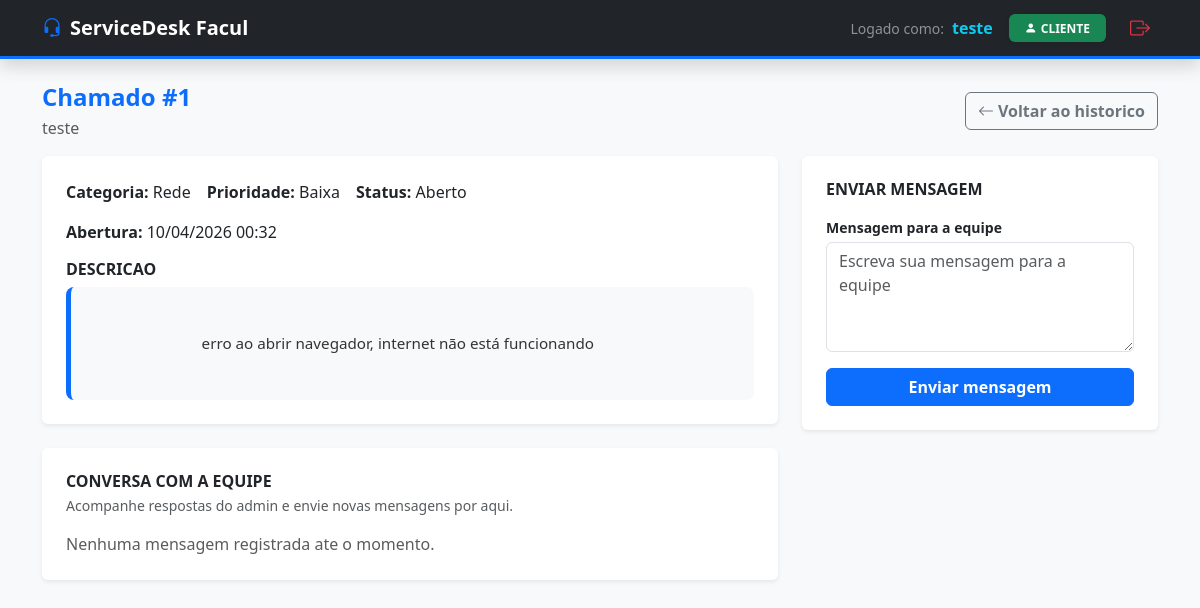
Before: /meus-chamados/1/ (signed in) with the older database file.
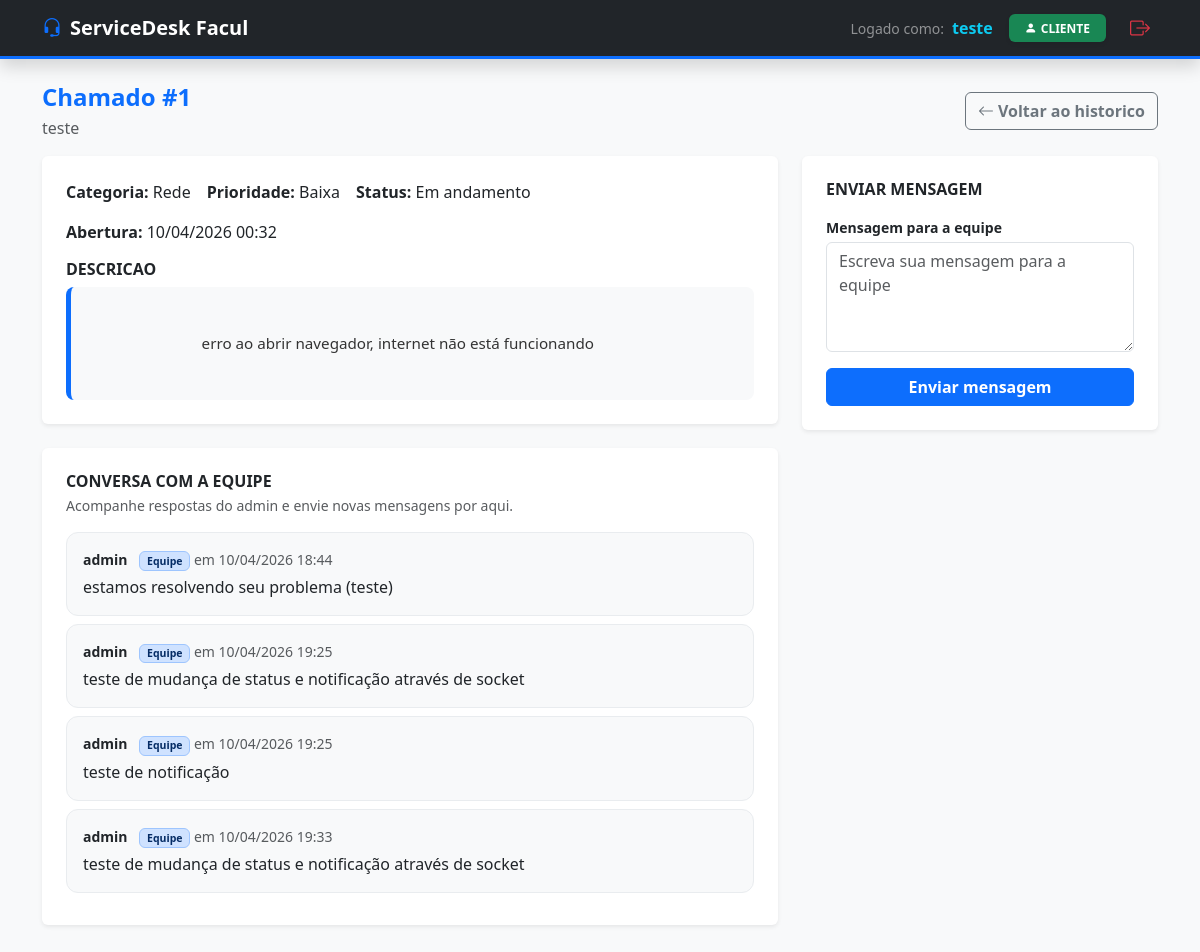
After: the same page with the newer database file.
### chamados/models.py (models this page shows, shortened)
class Chamado(models.Model):
    STATUS_CHOICES = [
        ("aberto", "Aberto"),
        ("andamento", "Em andamento"),
        ("concluido", "Concluido"),
    ]
    PRIORIDADE_CHOICES = [
        ("baixa", "Baixa"),
        ("media", "Media"),
        ("alta", "Alta"),
    ]
    CATEGORIA_CHOICES = [
        ("hardware", "Hardware"),
        ("software", "Software"),
        ("rede", "Rede"),
        ("acesso", "Acesso"),
        ("outros", "Outros"),
    ]
    titulo = models.CharField(max_length=100)
    descricao = models.TextField()
    categoria = models.CharField(
        max_length=20, choices=CATEGORIA_CHOICES, default="outros"
    )
    usuario = models.ForeignKey(User, on_delete=models.CASCADE)
    status = models.CharField(max_length=20, choices=STATUS_CHOICES, default="aberto")
    prioridade = models.CharField(max_length=20, choices=PRIORIDADE_CHOICES)
    data_criacao = models.DateTimeField(auto_now_add=True)
    class Meta:
        ordering = ["-data_criacao"]

class Comentario(models.Model):
    chamado = models.ForeignKey(
        Chamado, on_delete=models.CASCADE, related_name="comentarios"
    )
    usuario = models.ForeignKey(User, on_delete=models.CASCADE)
    texto = models.TextField()
    data = models.DateTimeField(auto_now_add=True)

### chamados/views.py (the view)
@login_required
def detalhe_chamado_cliente(request, chamado_id):
    if request.user.is_staff or request.user.is_superuser:
        messages.info(request, "Esta tela de conversa e destinada ao perfil cliente.")
        return redirect("detalhe_chamado_admin", chamado_id=chamado_id)
    chamado = get_object_or_404(
        Chamado.objects.select_related("usuario").prefetch_related("comentarios__usuario"),
        id=chamado_id,
        usuario=request.user,
    )
    form_mensagem = MensagemChamadoForm()
    return render(
        request,
        "chamados/detalhe_cliente/index.html",
        {"chamado": chamado, "form_mensagem": form_mensagem},
    )

### chamados/forms.py
class MensagemChamadoForm(forms.Form):
    mensagem = forms.CharField(
        label="Mensagem",
        required=True,
        widget=forms.Textarea(
            attrs={
                "rows": 4,
                "class": "form-control",
                "placeholder": "Escreva sua mensagem para a equipe",
            }
        ),
    )

### chamados/templates/chamados/detalhe_cliente/index.html (shortened to what the changed rows need)
{% load static %}
<!DOCTYPE html>
<html lang="pt-br">
<head>
    <link href="https://cdn.jsdelivr.net/npm/bootstrap@5.3.0/dist/css/bootstrap.min.css" rel="stylesheet">
    <link rel="stylesheet" href="https://cdn.jsdelivr.net/npm/bootstrap-icons@1.11.1/font/bootstrap-icons.css">
</head>
<body class="bg-light">
    <main class="container pb-5">
        <div class="d-flex justify-content-between align-items-center mb-3">
            <div>
                <h4 class="mb-1 fw-bold text-primary">Chamado #{{ chamado.id }}</h4>
                <p class="mb-0 text-muted">{{ chamado.titulo }}</p>
            </div>
        </div>
        <div class="row g-4">
            <div class="col-12 col-lg-8">
                <div class="card border-0 shadow-sm">
                    <div class="card-body p-4">
                        <div class="d-flex flex-wrap gap-3 mb-3">
                            <p class="mb-0"><strong>Categoria:</strong> {{ chamado.get_categoria_display }}</p>
                            <p class="mb-0"><strong>Prioridade:</strong> {{ chamado.get_prioridade_display }}</p>
                            <p class="mb-0"><strong>Status:</strong> {{ chamado.get_status_display }}</p>
                        </div>
                        <p class="mb-3"><strong>Abertura:</strong> {{ chamado.data_criacao|date:"d/m/Y H:i" }}</p>
                        <h6 class="fw-bold text-dark text-uppercase mb-2">Descricao</h6>
                        <div class="caixa-descricao">
                            {{ chamado.descricao|linebreaksbr }}
                        </div>
                    </div>
                </div>
                <div class="card border-0 shadow-sm mt-4">
                    <div class="card-body p-4">
                        <div class="d-flex justify-content-between align-items-center gap-3 mb-3">
                            <div>
                            </div>
                        </div>
                        {% for comentario in chamado.comentarios.all %}
                            <article class="mensagem-card p-3 mb-2">
                                <p class="mb-1 small">
                                    <strong>{{ comentario.usuario.username }}</strong>
                                    {% if comentario.usuario_id == chamado.usuario_id %}
                                        <span class="badge bg-success-subtle text-success-emphasis border border-success-subtle ms-2">Voce</span>
                                    {% else %}
                                        <span class="badge bg-primary-subtle text-primary-emphasis border border-primary-subtle ms-2">Equipe</span>
                                    {% endif %}
                                    <span class="text-muted">em {{ comentario.data|date:"d/m/Y H:i" }}</span>
                                </p>
                                <p class="mb-0">{{ comentario.texto|linebreaksbr }}</p>
                            </article>
                        {% empty %}
                            <p class="text-muted mb-0">Nenhuma mensagem registrada ate o momento.</p>
                        {% endfor %}
                    </div>
                </div>
            </div>
        </div>
    </main>
</body>
</html>

Changed rows visible on the page:
changed Chamado "teste": status "Aberto" → "Em andamento"
added Comentario: usuario.username "admin", shows "Equipe", data "10/04/2026 18:44", texto "estamos resolvendo seu problema (teste)"
added Comentario: usuario.username "admin", shows "Equipe", data "10/04/2026 19:25", texto "teste de mudança de status e notificação através de socket"
added Comentario: usuario.username "admin", shows "Equipe", data "10/04/2026 19:25", texto "teste de notificação"
added Comentario: usuario.username "admin", shows "Equipe", data "10/04/2026 19:33", texto "teste de mudança de status e notificação através de socket"
Other visible differences:
text no longer shown: "Nenhuma mensagem registrada ate o momento."
